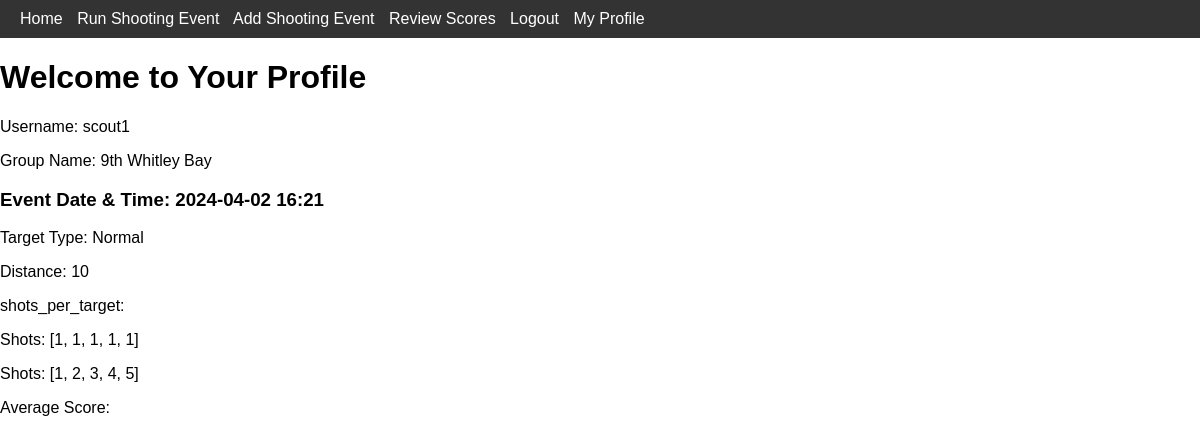
Page /my_profile (signed in) on the earlier database version.
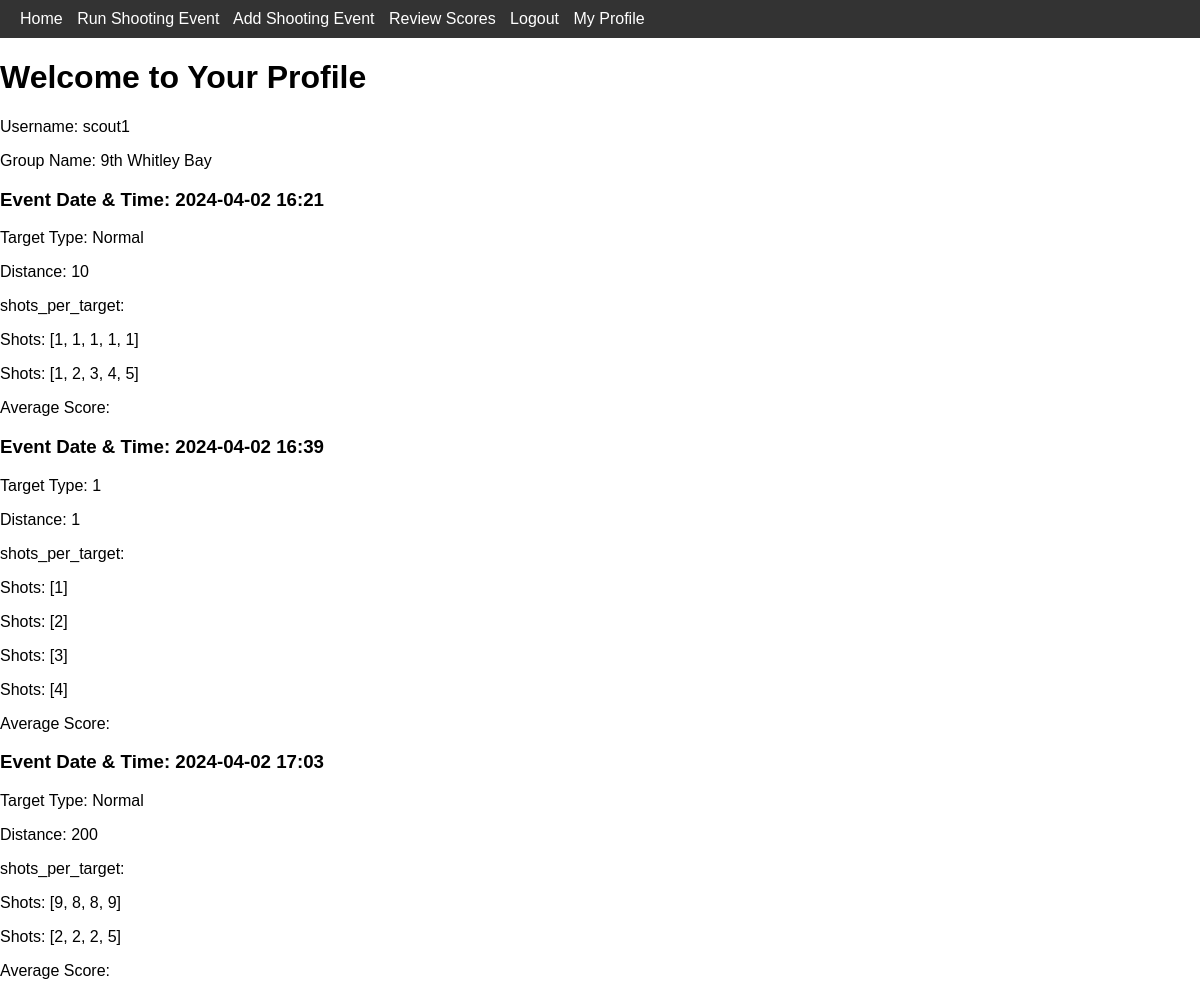
Same page on the later database version.
### app.py (models this page shows)
class User(db.Model):
    __tablename__ = "user"
    id = db.Column(db.Integer, primary_key=True)
    username = db.Column(db.String(80), unique=True, nullable=False)
    password = db.Column(db.String(120), nullable=False)
    admin = db.Column(db.Boolean, nullable=False)
    group_id = db.Column(db.Integer, db.ForeignKey('group.id'), nullable=False)
    type = db.Column(db.String(120), nullable=False) # Scout, Leader or District Comissioner

class Event(db.Model):
    __tablename__ = "event"
    id = db.Column(db.Integer, primary_key=True)
    description = db.Column(db.String(100), nullable=True)
    date = db.Column(db.String(100), nullable=True)
    time = db.Column(db.String(100), nullable=True)

class Format(db.Model):
    __tablename__ = "format"
    id = db.Column(db.Integer, primary_key=True)
    shots_per_target = db.Column(db.Integer, nullable=False)
    target_type = db.Column(db.String(50), nullable=False)
    distance = db.Column(db.Integer, nullable=False)

### app.py (the view)
@app.route('/my_profile')
def my_profile():
    if 'user_object_dict' not in session:
        return redirect(url_for('login'))
    user_object = get_session_user_object()
    username, group_name, user_id, user_data = user_object.my_profile(User)
    event_list = retrieve_shooting_data(user_id=user_id, user=user_data)
    return render_template('my_profile.html',
                           group_name = group_name,
                           username = username,
                           event_list=event_list
                           )

### SessionClasses.py (called while the page is built)
    def my_profile(self, User):
        user_data = User.query.filter_by(id = self.__id).first()
        n = self.__group_number
        suffix = { 1: "st", 2: "nd", 3: "rd" }.get(n if (n < 20) else (n % 10), 'th')
        group_name = str(str(n) + suffix + " " + self.__group_district)
        print(group_name)
        return self.__username, group_name, self.__id, user_data

    def my_profile(self, User):
        return super().my_profile(User)

### app.py (called while the page is built)
def get_session_user_object():
    if 'user_object_dict' not in session:
        print("There is no user_object_dict in session - redirecting to login page")
        print(session)
        return False
    user_object_dict = session.get('user_object_dict')
    print(user_object_dict)
    id = user_object_dict['_SessionUser__id']
    username = user_object_dict['_SessionUser__username']
    group_id = user_object_dict['_SessionUser__group_id']
    type = user_object_dict['_SessionUser__type']
    if type == "leader":
        user_object = SessionLeader(id, username, group_id, type, Group)
    elif type == "scout":
        user_object = SessionScout(id, username, group_id, type, Group)
    elif type == "district comissioner":
        user_object = SessionDistrictComissioner(id, username, group_id, type, Group)
    else:
        return "NO USER OBJECT CREATED"
    return user_object

### templates/my_profile.html (shortened to what this page needs)
<!DOCTYPE html>
<html lang="en">
<head>
    <link rel="stylesheet" href="{{ url_for('static', filename='css/main.css') }}">
    <link rel="stylesheet" href="{{ url_for('static', filename='css/navbar_style.css') }}">
</head>
<body>
    {% include 'navbar.html' %}
    <h1>Welcome to Your Profile</h1>
    <p>Username: {{ username }}</p>
    <p>Group Name: {{ group_name }}</p>
    <div id="events-container">
        {% for event in event_list %}
        <div class="event-box">
            <h3>Event Date & Time: {{ event.event_date }} {{ event.event_time }}</h3>
            <p> Target Type: {{ event.target_type }}</p>
            <p> Distance: {{ event.distance }}</p>
            <p> shots_per_target: {{ event.shots_per_target }}</p>
            {% for shot_score in event.shot_scores %}
            <div class="shots-box">
                <p>Shots: {{ shot_score }}</p>
            </div>
            {% endfor %}
            <p> Average Score: {{ event.average }}</p>
        </div>
        {% endfor %}
    </div>
</body>
</html>

### templates/navbar.html (shortened to what this page needs)
<nav class="navbar-container">
    <div class="container">
        <a href="">Home</a>
        <a href="run_event">Run Shooting Event</a>
        <a href="add_event">Add Shooting Event</a>
        <a href="review_scores">Review Scores</a>
            {% if 'user_object_dict' in session %}
                <a href="{{ url_for('logout') }}">Logout</a>
                <a href="{{ url_for('my_profile') }}">My Profile</a>
            {% else %}
                <a href="{{ url_for('login') }}">Login</a>
                <a href="{{ url_for('signup') }}">Sign Up</a>
            {% endif %}
        </div>
</nav>

### static/css/main.css (style rules this page uses)
body { font-family: 'Arial', sans-serif; margin: 0; padding: 0; }
.container { max-width: 1200px; margin: 0 auto; }

### static/css/navbar_style.css (style rules this page uses)
.navbar-container { background-color: #333; padding: 10px 20px; }
.navbar-container a { color: white; text-decoration: none; margin-right: 10px; }

Differences in the rows shown:
added Event: event_date "2024-04-02", event_time "16:39"
added Event: event_date "2024-04-02", event_time "17:03"
added Format: target_type "Normal"
Other differences:
new list line: "Event Date & Time: Target Type: 1 Distance: 1 shots_per_target: Shots: [1] Shots: [2] Shots: [3] Shots: [4] Average Score:"
new list line: "Event Date & Time: Target Type: Distance: 200 shots_per_target: Shots: [9, 8, 8, 9] Shots: [2, 2, 2, 5] Average Score:"
